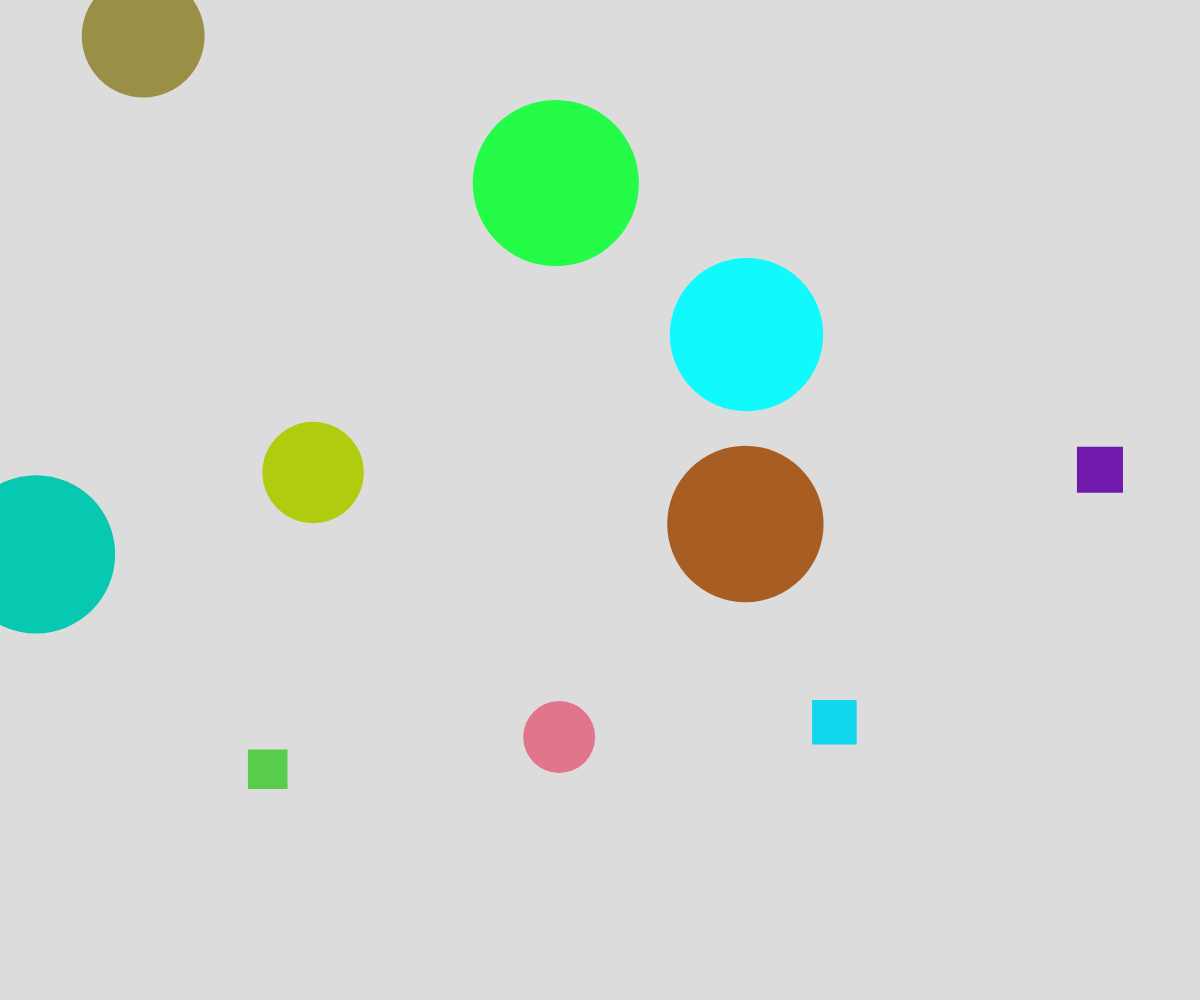
Frame 1 (no input)
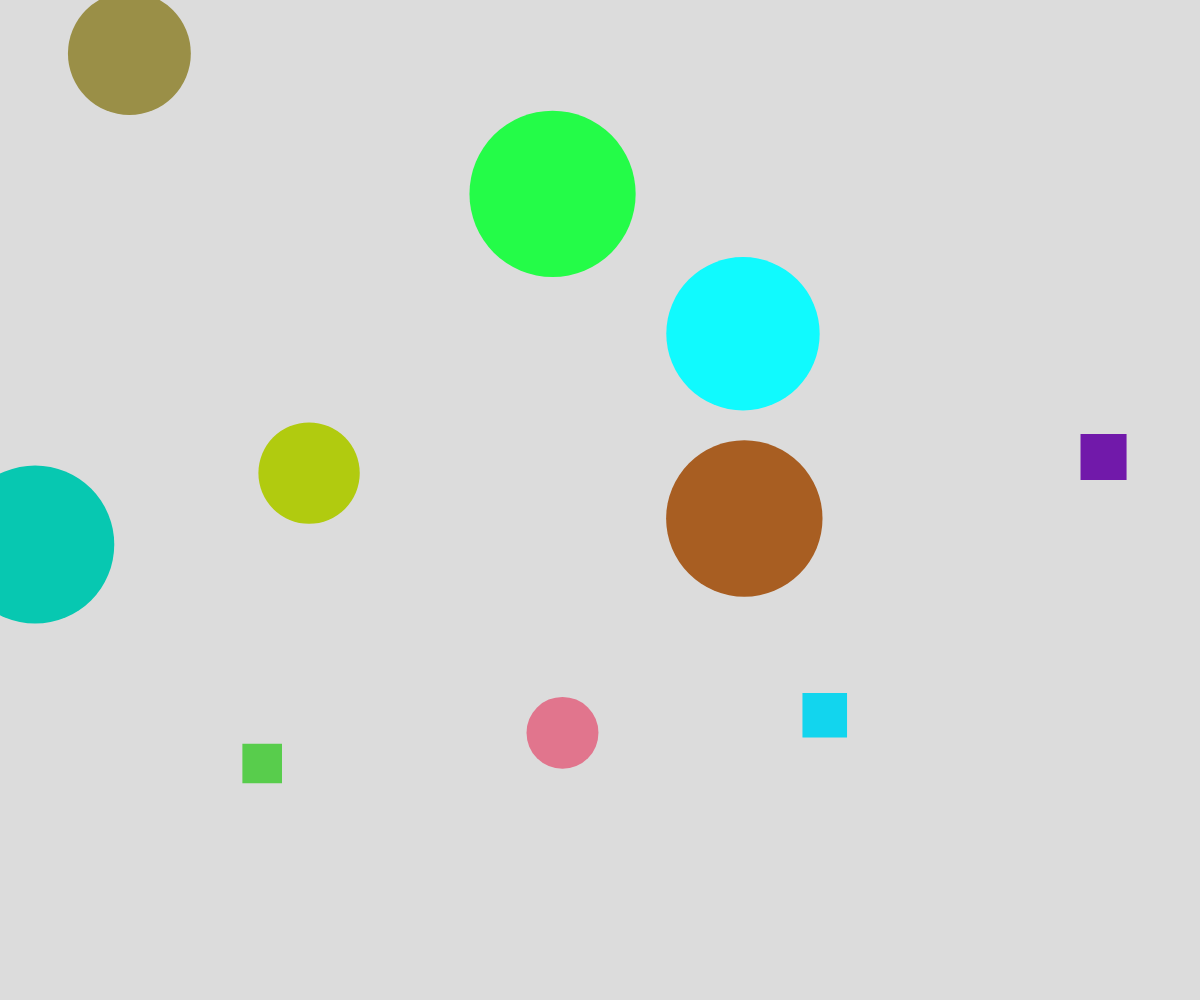
Frame 60 (no input)
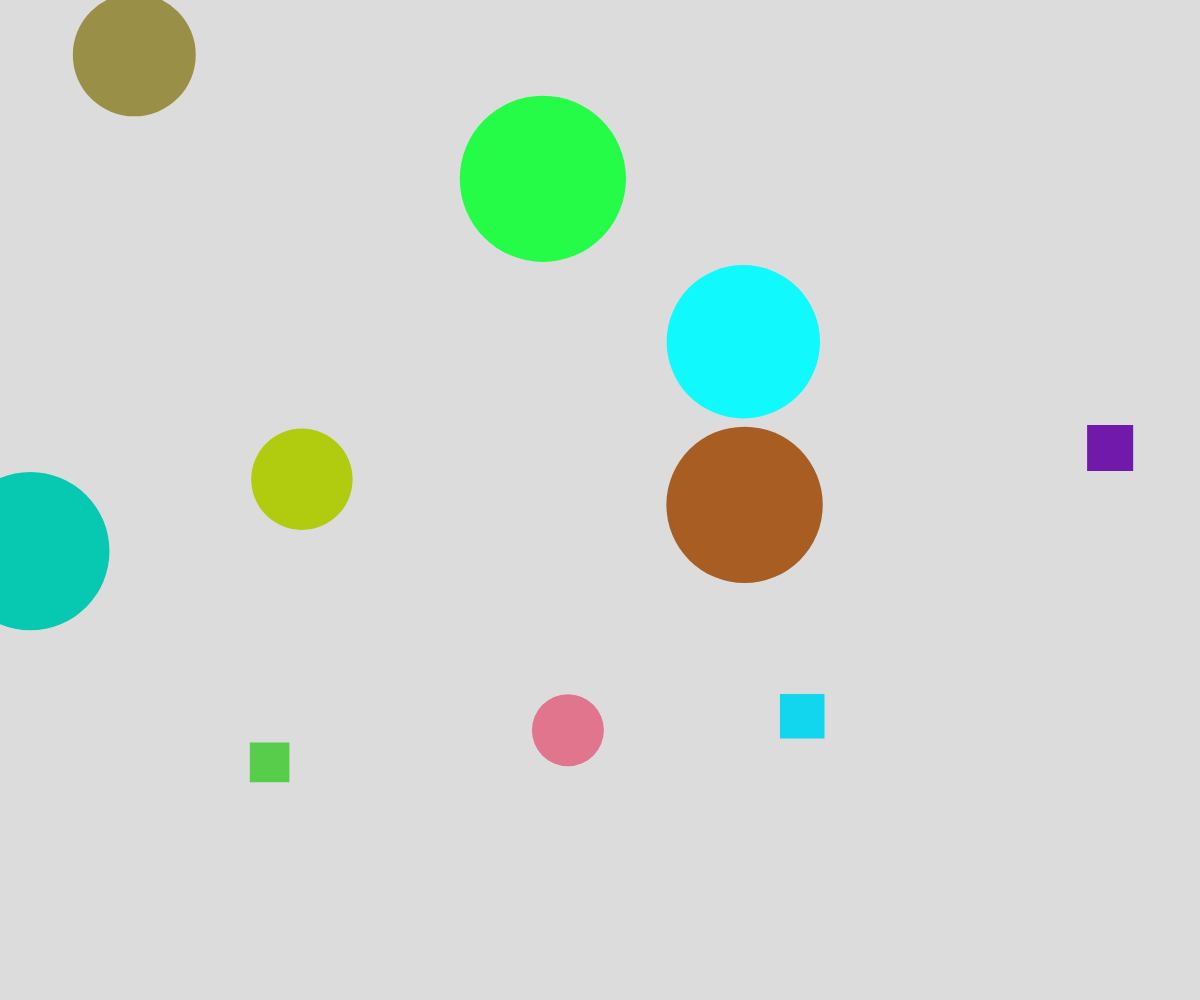
Frame 120 (the mouse pressed at the canvas centre since frame 60)

The p5.js sketch that drew these frames (run headless with seeded random() and noise() and a simulated clock; from frame 60 on, the mouse is pressed at the canvas centre):

// p5.js sketch
// ── sketch.js
// Inheritance Demo

// parent class
class Shape {
  constructor(x, y, color) {
    this.x = x;
    this.y = y;
    this.color = color;
  }

  // common display for all shapes
  display() {
    noStroke();
    fill(this.color);
  }

  move() {
    this.x += random(-2, 2);
    this.y += random(-2, 2);
  }
}

// child class
class Circle extends Shape {
  constructor(x, y, color, radius) {
    super(x, y, color);
    this.radius = radius;
  }

  // override display function
  display() {
    super.display(); // calling parent dispaly method
    circle(this.x, this.y, this.radius * 2);
  }
}

class Square extends Shape  {
  constructor(x, y, color, size) {
    super(x, y, color);
    this.size = size;
  }

  display() {
    super.display();
    square(this.x, this.y, this.size);
  }
}

let theShapes = [];

function setup() {
  createCanvas(windowWidth, windowHeight);

  // make 10 shapes
  for (let i = 0; i < 10; i++) {
    if (random(100) < 50) {
      let someCircle = new Circle(random(width), random(height), color(random(255), random(255), random(255)), random(25, 85));
      theShapes.push(someCircle);
    }
    else {
      let someSquare = new Square(random(width), random(height), color(random(255), random(255), random(255)), random(25, 85));
      theShapes.push(someSquare);
    }
  }
}

function draw() {
  background(220);
  
  for (let aShape of theShapes) {
    aShape.move();
    aShape.display();
  }
}
